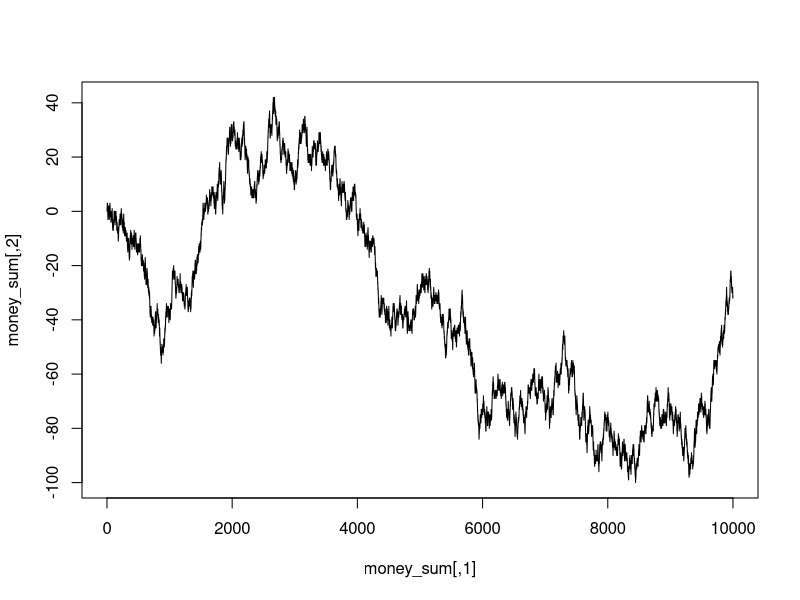

Here is the R script that generated this plot: (Note: this script raises an error after producing the figure.)
data_matrix<-matrix(0,1000,21)
N_sim<-1000
rbinom(1,1,0.5)
c<-20000
for (i in 1:N_sim){
  data_matrix[i,1]<-c
  for (j in 2:21){
    
    a<-rbinom(1,1,0.5)
    if (a==0){
    data_matrix[i,j]<-data_matrix[i,j-1]*1/2
    }
    else if(a==1){
      data_matrix[i,j]<-data_matrix[i,j-1]*2
    }
  }
}
data_matrix
mean(data_matrix[,1])
((5/4)^20)*20000
2^3




N_sim<-10000
money_sum<-matrix(c(1:20000),10000,2,byrow=F)


for (i in 1:10000){
  
  if (i==1){
  b<-rbinom(1,1,0.5)
  if (b==0){
    money_sum[1,2]<-(-1)
  }
  else if(b==1){
    money_sum[1,2]<-1
  }
  }
  else{
  a<-rbinom(1,1,0.5)
  if (a==0){
  money_sum[i,2]<-money_sum[i-1,2]-1
  }
  else if(a==1){
    money_sum[i,2]<-money_sum[i-1,2]+1
  }
  }
}
plot(money_sum, type='l')
rm(list=ls())
library(ggplot2)
ggplot(data.frame(x=c(-2,2)),aes(x=x)+stat_function(fun=dunif, args=list(min=0,max=1),colour='black',size=1)+ggtitle('Uniform Distribution'))
?ggplot   #wrong one 
ggplot(data.frame(x=c(-2,2)), aes(x=x)) +stat_function(fun=dunif, args=list(min = 0, max = 1), colour="black", size=1) +
ggtitle("Uniform Distribution")
?rep
n<-c(1:100)
y<-rep(1/2,100 )
plot(n,y, type='l',main='Plot of expected sample mean')
?plot
z<-(1/(12*n))
plot(n,z, type='l',main='Plot of Variance of sample mean')

par(mfrow=c(1,1))
num<-rep(0,1000)
s<-matrix(0,4,4)

for (i in 1:1000){
n<-100
x<-runif(n,0,1)
sample_mean<-sum(x)/n
num[i]<-sample_mean

}
s[4,1]<-n
s[4,2]<-mean(num)
s[4,3]<-var(num)
s[4,4]<-1/(12*n)

hist(num,breaks=seq(0,1,by=0.01), main='Plot of Sample mean(n=1,5,25,100)')
s
?hist
s
